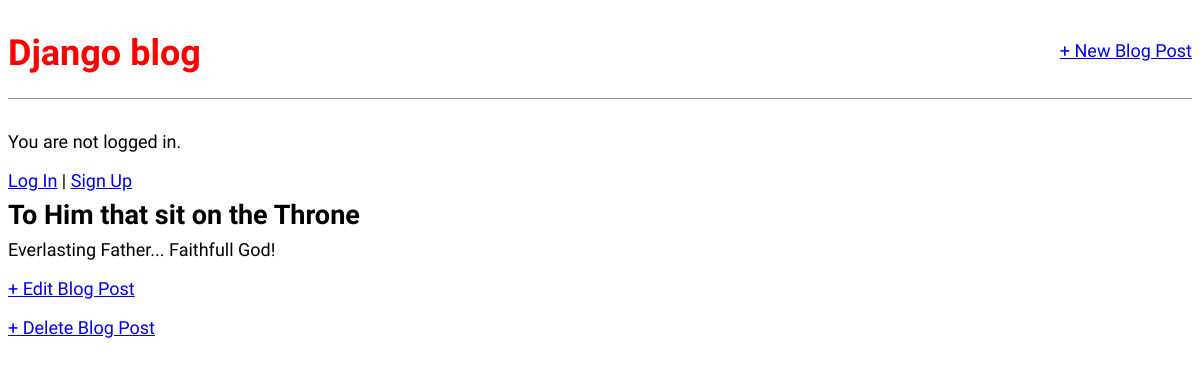
The app's page /post/2/, older data.
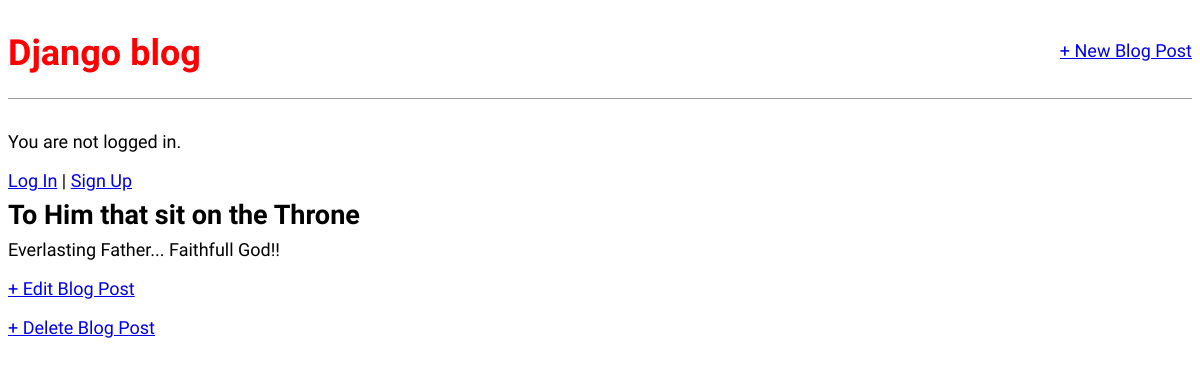
The same page, newer data.
### blog/models.py (models this page shows, shortened)
class Post(models.Model):
    title = models.CharField(max_length=200)
    author = models.ForeignKey(
        'auth.User',
        on_delete=models.CASCADE,
    )
    body = models.TextField()

### blog/views.py (the view)
# urls.py: path("post/<int:pk>/", BlogDetailView.as_view(), name='post_detail'),
class BlogDetailView(DetailView):
    model = Post
    template_name = 'post_detail.html'

### templates/post_detail.html (shortened to what this page needs)
<!DOCTYPE html>
<html lang="en">
{% extends 'base.html' %}
  {% block content %}
  <div class="post-entry">
    <h2>{{ post.title }}</h2>
    <p>{{ post.body }}</p>
  </div>
  <p></p><a href="{% url 'post_edit' post.pk %}">+ Edit Blog Post</a></p>
  <p></p><a href="{% url 'post_delete' post.pk %}">+ Delete Blog Post</a></p>
  {% endblock content %}

Row changes from the older to the newer data that the page shows:
changed Post "To Him that sit on the Throne": body "Everlasting Father... Faithfull God!" → "Everlasting Father... Faithfull God!!"
